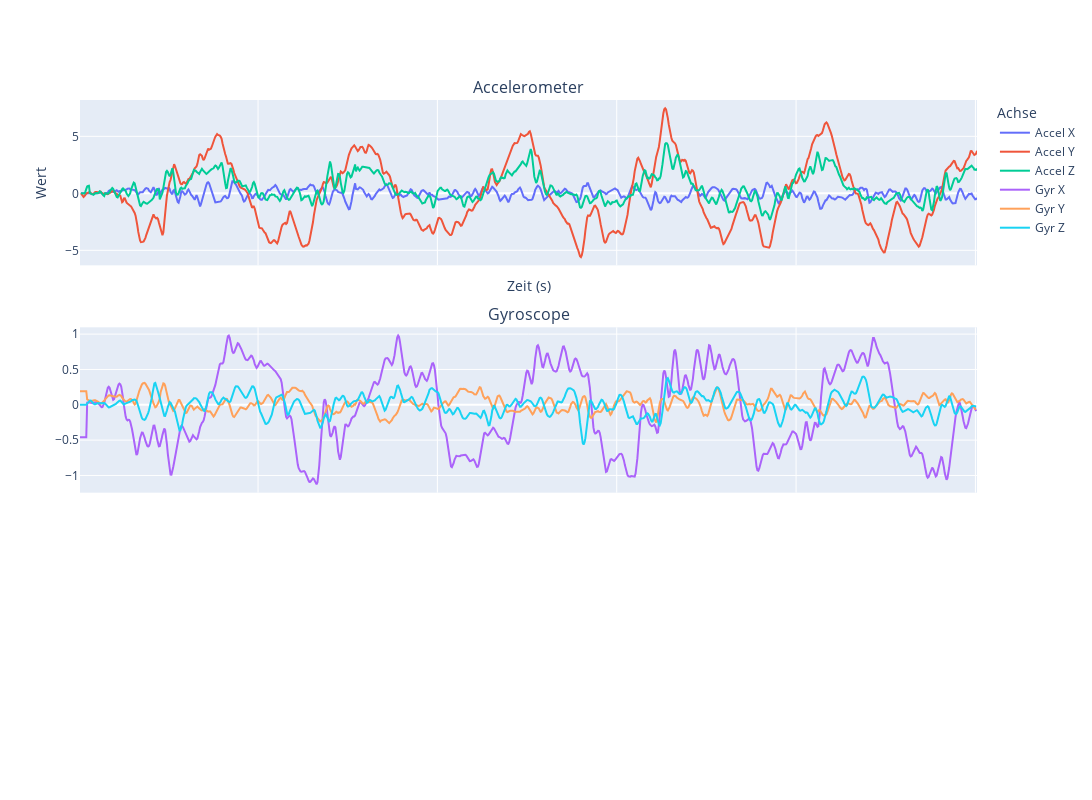

The code cell stored with this chart in its notebook:
### Code cell
compare_acc_gyr(squat_acc,squat_gyr)

### Figure 1 — Plotly figure (JSON) as saved in the notebook; plotly's stock layout.template omitted (floating-point values rounded to 4 significant figures; data arrays with more than 128 entries replaced by an {"elided": "..."} marker saying what was removed)
{"data": [{"name": "Accel X", "type": "scatter", "x": {"elided": "1001 float values"}, "y": {"elided": "1001 float values"}}, {"name": "Accel Y", "type": "scatter", "x": {"elided": "1001 float values"}, "y": {"elided": "1001 float values"}}, {"name": "Accel Z", "type": "scatter", "x": {"elided": "1001 float values"}, "y": {"elided": "1001 float values"}}, {"marker": {"size": 4}, "name": "Gyr X", "type": "scatter", "x": {"elided": "1001 float values"}, "xaxis": "x2", "y": {"elided": "1001 float values"}, "yaxis": "y2"}, {"marker": {"size": 4}, "name": "Gyr Y", "type": "scatter", "x": {"elided": "1001 float values"}, "xaxis": "x2", "y": {"elided": "1001 float values"}, "yaxis": "y2"}, {"marker": {"size": 4}, "name": "Gyr Z", "type": "scatter", "x": {"elided": "1001 float values"}, "xaxis": "x2", "y": {"elided": "1001 float values"}, "yaxis": "y2"}], "layout": {"annotations": [{"font": {"size": 16}, "showarrow": false, "text": "Accelerometer", "x": 0.5, "xanchor": "center", "xref": "paper", "y": 1, "yanchor": "bottom", "yref": "paper"}, {"font": {"size": 16}, "showarrow": false, "text": "Gyroscope", "x": 0.5, "xanchor": "center", "xref": "paper", "y": 0.6333, "yanchor": "bottom", "yref": "paper"}], "height": 800, "legend": {"title": {"text": "Achse"}}, "width": 2000, "xaxis": {"anchor": "y", "domain": [0, 1], "matches": "x3", "showticklabels": false, "title": {"text": "Zeit (s)"}}, "xaxis2": {"anchor": "y2", "domain": [0, 1], "matches": "x3", "showticklabels": false}, "xaxis3": {"anchor": "y3", "domain": [0, 1]}, "yaxis": {"anchor": "x", "domain": [0.7333, 1], "title": {"text": "Wert"}}, "yaxis2": {"anchor": "x2", "domain": [0.3667, 0.6333]}, "yaxis3": {"anchor": "x3", "domain": [0, 0.2667]}}}
